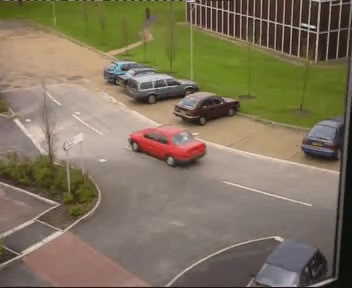
#> input picture frame 145 of 09.객체추적과 모션벡터/image/PETS2000.mp4, 352 x 288 px, given in place of vtest.mp4, which was not available
$ python 2_3.optflow_dense.py
#> lines starting #> are read from the running program, lines starting #| are printed output that depends on the picture; pictures that were not available may be replaced by others from this repository, and a replacement may not be noted
import sys
import numpy as np
import cv2

cap = cv2.VideoCapture("image/vtest.mp4")

if not cap.isOpened() :
    print("Video load falied")
    sys.exit()

_, frame1 = cap.read()
#> frame1 is the input picture: shape (288, 352, 3); mean B, G, R 93.1, 115.4, 127.1

gray1 = cv2.cvtColor(frame1, cv2.COLOR_BGR2GRAY)
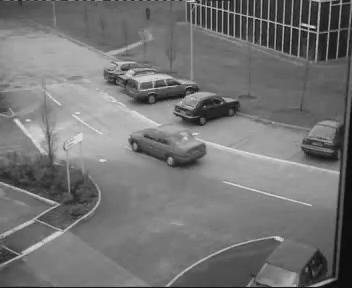
#> gray1: shape (288, 352); min 9, max 227, mean 116.3

hsv = np.zeros_like(frame1)
# hsv[...,1] = 255 와 같다.
hsv[:,:,1] = 255
while True :
    ret, frame2 = cap.read()
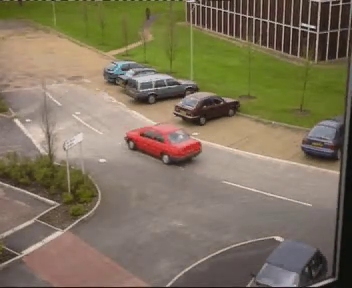
#> input picture frame 146 of 09.객체추적과 모션벡터/image/PETS2000.mp4, 352 x 288 px, given in place of vtest.mp4, which was not available
#> frame2 is the input picture: shape (288, 352, 3); mean B, G, R 92.8, 115.4, 126.9
    if not ret : break

    gray2 = cv2.cvtColor(frame2, cv2.COLOR_BGR2GRAY)

    flow = cv2.calcOpticalFlowFarneback(gray1,gray2,None,0.5, 3, 13, 3, 5, 1.1, 0)

    mag, ang = cv2.cartToPolar(flow[:,:,0], flow[:,:,1])
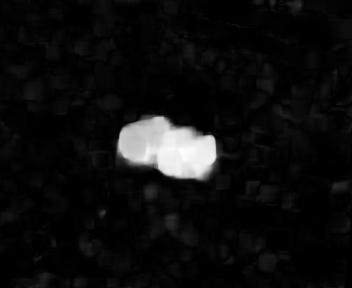
#> mag: shape (288, 352) float32; min 1.01e-09, max 5.36, mean 0.302; drawn with min black and max white
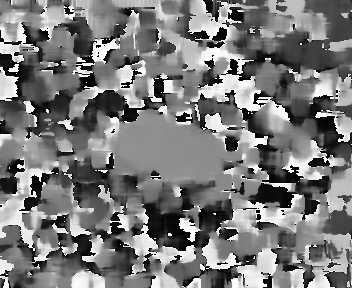
#> ang: shape (288, 352) float32; min 3.56e-06, max 6.28, mean 3.01; drawn with min black and max white

    hsv[:,:, 0] = ang*180/np.pi/2
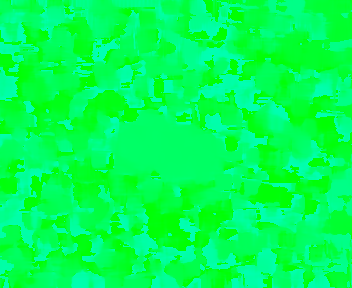
#> hsv: shape (288, 352, 3); mean of channels 0, 1, 2 85.7, 255, 0; drawn as B, G, R
    hsv[:,:, 2] = cv2.normalize(mag, None, 0, 255, cv2.NORM_MINMAX)
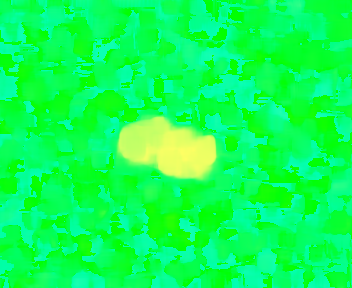
#> hsv: shape (288, 352, 3); mean of channels 0, 1, 2 85.7, 255, 13.9; drawn as B, G, R

    bgr = cv2.cvtColor(hsv, cv2.COLOR_HSV2BGR)
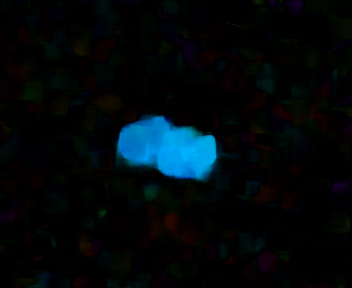
#> bgr: shape (288, 352, 3); mean B, G, R 11.3, 8.5, 2

    cv2.imshow('frame', frame2)
    cv2.imshow('bgr', bgr)

    if cv2.waitKey(30) == 27 :
#> (key Esc is pressed here)
        break

    gray1 = gray2

cap.release()
cv2.destroyAllWindows()

$ run again, starting later in the video
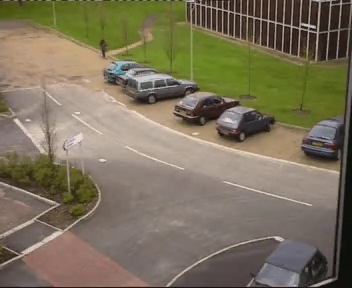
#> input picture frame 653 of 09.객체추적과 모션벡터/image/PETS2000.mp4, 352 x 288 px, given in place of vtest.mp4, which was not available
#> frame1 is the input picture: shape (288, 352, 3); mean B, G, R 91.9, 114, 123.7
#> `hsv[:,:, 2] = cv2.normalize(mag, None, 0, 255, cv2.NORM_MINMAX)`:
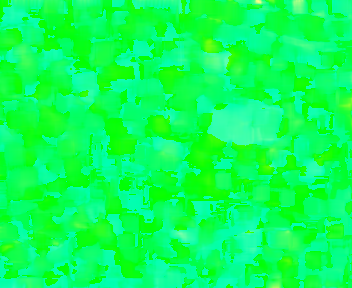
#> hsv: shape (288, 352, 3); mean of channels 0, 1, 2 89.6, 255, 11; drawn as B, G, R
#> `bgr = cv2.cvtColor(hsv, cv2.COLOR_HSV2BGR)`:
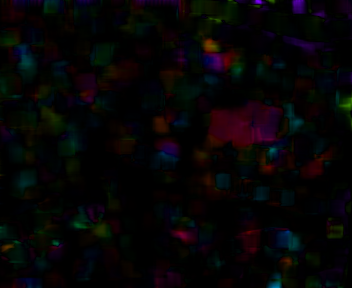
#> bgr: shape (288, 352, 3); mean B, G, R 5.3, 4.6, 6

$ run again, starting later in the video
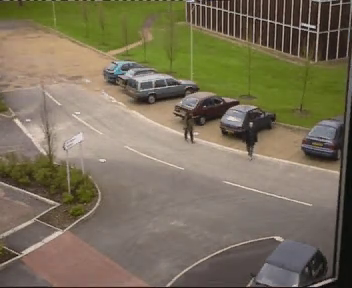
#> input picture frame 1161 of 09.객체추적과 모션벡터/image/PETS2000.mp4, 352 x 288 px, given in place of vtest.mp4, which was not available
#> frame1 is the input picture: shape (288, 352, 3); mean B, G, R 90.4, 112.3, 121.9
#> `hsv[:,:, 2] = cv2.normalize(mag, None, 0, 255, cv2.NORM_MINMAX)`:
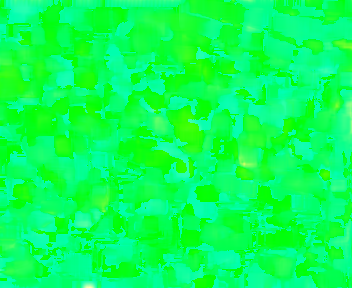
#> hsv: shape (288, 352, 3); mean of channels 0, 1, 2 88.1, 255, 9.3; drawn as B, G, R
#> `bgr = cv2.cvtColor(hsv, cv2.COLOR_HSV2BGR)`:
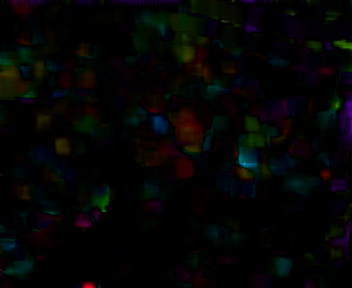
#> bgr: shape (288, 352, 3); mean B, G, R 4.3, 4.7, 4.5
